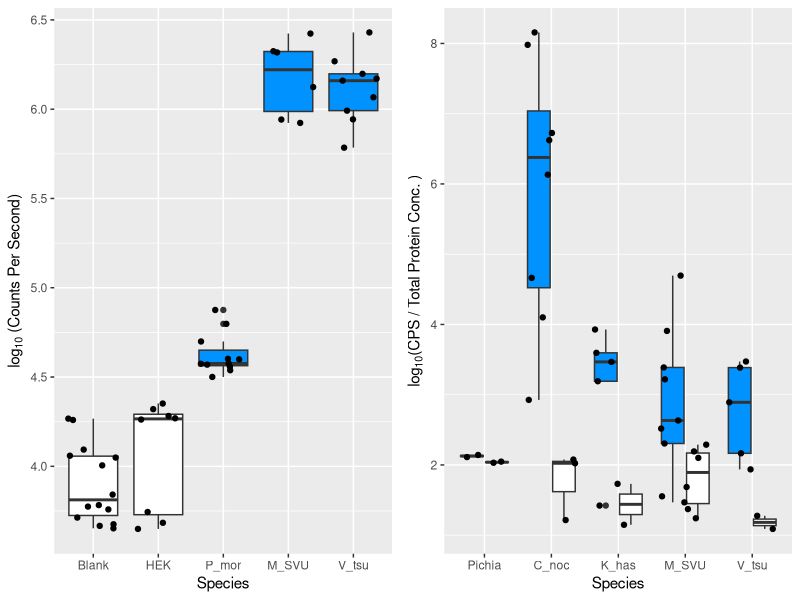

Write R code to recreate this figure.
#Figure 2 - In vitro expression of exemplars supports luciferase function
library(ggplot2); library(reshape2); library(dplyr); library(tidyverse); library(gridExtra)

light_data <- read.csv("Raw Data/expression-kinetics/2019_pichia_assays.csv",header=TRUE)
light_data2 <- light_data %>% group_by(Species,type,sample,count_type,Concentration,date) %>% summarise(mean_cps = mean(cps_norm))

#Pichia yeast expression plot###
sp <- c("Pichia","CNO","KHC","SVU","VTS")
light_data2$Species <- factor(light_data2$Species,levels=sp)
Figure2b <- ggplot(data=light_data2, aes(x = Species, y = log10(mean_cps),fill=count_type)) + geom_boxplot() +
  geom_point(position = position_jitterdodge()) + scale_discrete_manual(aes(x=sp)) +
  xlab("Species") + ylab(expression('log'[10]*'(CPS / Total Protein Conc. )')) +
  scale_fill_manual(values = c("#0092ff","white"),name="Measures",labels=c("After + luciferin","Before")) +
  scale_x_discrete(labels=c("Pichia","C_noc","K_has","M_SVU","V_tsu")) +
  theme(legend.position = "none")

	##############
	#Mammalian expression
mam_data <- read.csv(file="Raw Data/expression-kinetics/2014_mammalian_assays.csv", header=TRUE)
#Add column for dilution*substrate
luciferin <- mam_data$dilution*mam_data$substrate
mam_data2 <- cbind(mam_data,luciferin)
mam_data <- mam_data2

#Subset data. the Soro-luc constructs did not have proper signal peptides
	tsuluc <- grep("VtLa", mam_data$construct); tsujii <- mam_data[tsuluc,];
	pmorluc <- grep("PhM", mam_data$construct); morini <- mam_data[pmorluc,]
	svuluc <- grep("SVUluc", mam_data$construct); svu <- mam_data[svuluc,]
	blank <- grep("Blank", mam_data$construct); blankcells <- mam_data[blank,]
	hek <- grep("HEK", mam_data$construct); hekcells <- mam_data[hek,]
	mam_combine <- rbind(tsujii, morini, hekcells, blankcells, svu)
	subset(mam_combine, log(luciferin) > 6.5) -> maxluc

quartz("Figure 2", 9, 3)

Figure2a <- ggplot(data=maxluc, aes(x=construct, y=log10(light), fill=construct)) + scale_fill_manual(values=c("white","white","#0092ff","#0092ff","#0092ff")) + geom_boxplot() + geom_jitter() + xlab("Species") + ylab(expression('log'[10]*' (Counts Per Second)')) +
  scale_x_discrete(labels = c("Blank", "HEK", "P_mor", "M_SVU", "V_tsu")) +
  theme(legend.position = "none")

grid.arrange(Figure2a, Figure2b, nrow = 1)
